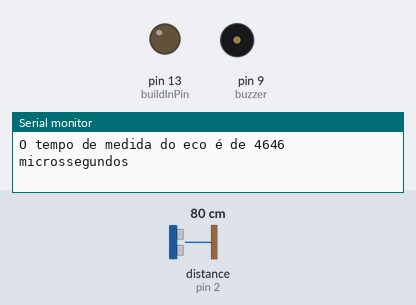
Recording of a sketch running on a simulated Arduino Uno, built with avr-gcc and run on an emulated ATmega328P. Shown: output pins drawn as LEDs (lit = HIGH), buzzer (waves = sounding), the last lines printed to the serial monitor. Wiring (inferred from the names in the program): ultrasonic range finder: trigger pin 3; echo pin 2. Dashed ring = blinking. The inputs (shaded band) are chosen by the test bench; at power-on: distance to the obstacle (sensor on pin 2) 80 cm. The echo pulse lasts 58.3 µs per cm; pins used as bus, display or sensor lines are not drawn.

Above: at 1.2 s.
1.3 s: distance to the obstacle (sensor on pin 2) set to 37 cm
4.3 s: distance to the obstacle (sensor on pin 2) set to 30 cm
At 4.7 s:
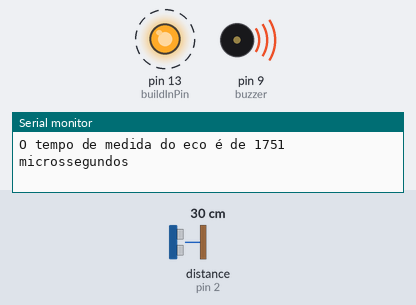
7.3 s: distance to the obstacle (sensor on pin 2) set to 9 cm
At 8.03 s:
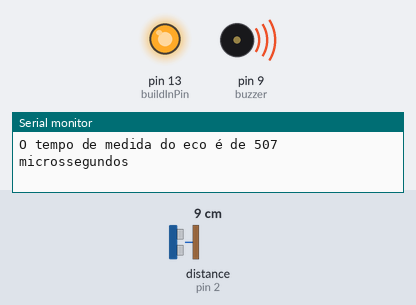
Timing chart, 0 to 16.3 s (numbered marks = the images above; inputs shaded):
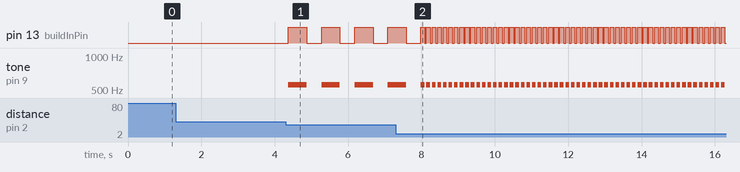

The sketch:

sensorDeRe.ino
```cpp
int echo = 2, trigger = 3, buzzer = 9, buildInPin = 13;
long tempo;
void setup() {
  pinMode(echo, INPUT);
  pinMode(trigger, OUTPUT);
  pinMode(buzzer, OUTPUT);
  pinMode(buildInPin, OUTPUT);
  Serial.begin(9600);
}
void loop() {
  //enviando o pulso TTL
  //vamos forçar o desligamento do trigger
  digitalWrite(trigger, LOW);
  //aqui usamos uma nova função para esperar microssegundos
  delayMicroseconds(2);
  //inicialndo o pulso TTL
  digitalWrite(trigger, HIGH);
  //aguardando 10 milissegundos
  delayMicroseconds(10);
  //finalizando o pulso TTL
  digitalWrite(trigger, LOW);
  //nova função: para medir o pulso
  //TTL enviada pelo módulo
  tempo = pulseIn(echo, HIGH);
  //Note que temos que informar a porta
  //e se o sinal lido é alto ou baixo
  //vamos exibir isso no serial monitor
  Serial.print("O tempo de medida do eco é de ");
  Serial.print(tempo);
  Serial.println(" microssegundos");
  //pulando linhas e esperando
  //1 segundo para fazer outra medida
  Serial.println();
  if (tempo < 250) {
    digitalWrite(buildInPin, HIGH);
    tone(buzzer, 555);
  } else  if (tempo < 600) {
    digitalWrite(buildInPin, HIGH);
    noTone(buzzer);
    tone(buzzer, 555);
    delay(100);
    digitalWrite(buildInPin, LOW);
    noTone(buzzer);
    delay(50);
  } else  if (tempo < 900) {
    digitalWrite(buildInPin, HIGH);
    noTone(buzzer);
    tone(buzzer, 555);
    delay(200);
    digitalWrite(buildInPin, LOW);
    noTone(buzzer);
    delay(100);
  } else  if (tempo < 1200) {
    digitalWrite(buildInPin, HIGH);
    noTone(buzzer);
    tone(buzzer, 555);
    delay(300);
    digitalWrite(buildInPin, LOW);
    noTone(buzzer);
    delay(200);
  } else  if (tempo < 1700) {
    digitalWrite(buildInPin, HIGH);
    noTone(buzzer);
    tone(buzzer, 555);
    delay(400);
    digitalWrite(buildInPin, LOW);
    noTone(buzzer);
    delay(300);
  } else  if (tempo < 2000) {
    digitalWrite(buildInPin, HIGH);
    noTone(buzzer);
    tone(buzzer, 555);
    delay(500);
    digitalWrite(buildInPin, LOW);
    noTone(buzzer);
    delay(400);
  } else {
    digitalWrite(buildInPin, LOW);
    noTone(buzzer);
  }
}
```

Measured:
- the behaviour switches between 35 and 34 cm on distance to the obstacle (sensor on pin 2) (found by bisection; images 0 and 1)
- after the input at 4.3 s, pin 13 (buildInPin): alternates HIGH for 0.50 s and LOW for 0.40 s, starting after 0.07 s; tone on pin 9 (buzzer): alternates 555 Hz for 0.50 s and silent for 0.40 s, starting after 0.07 s
